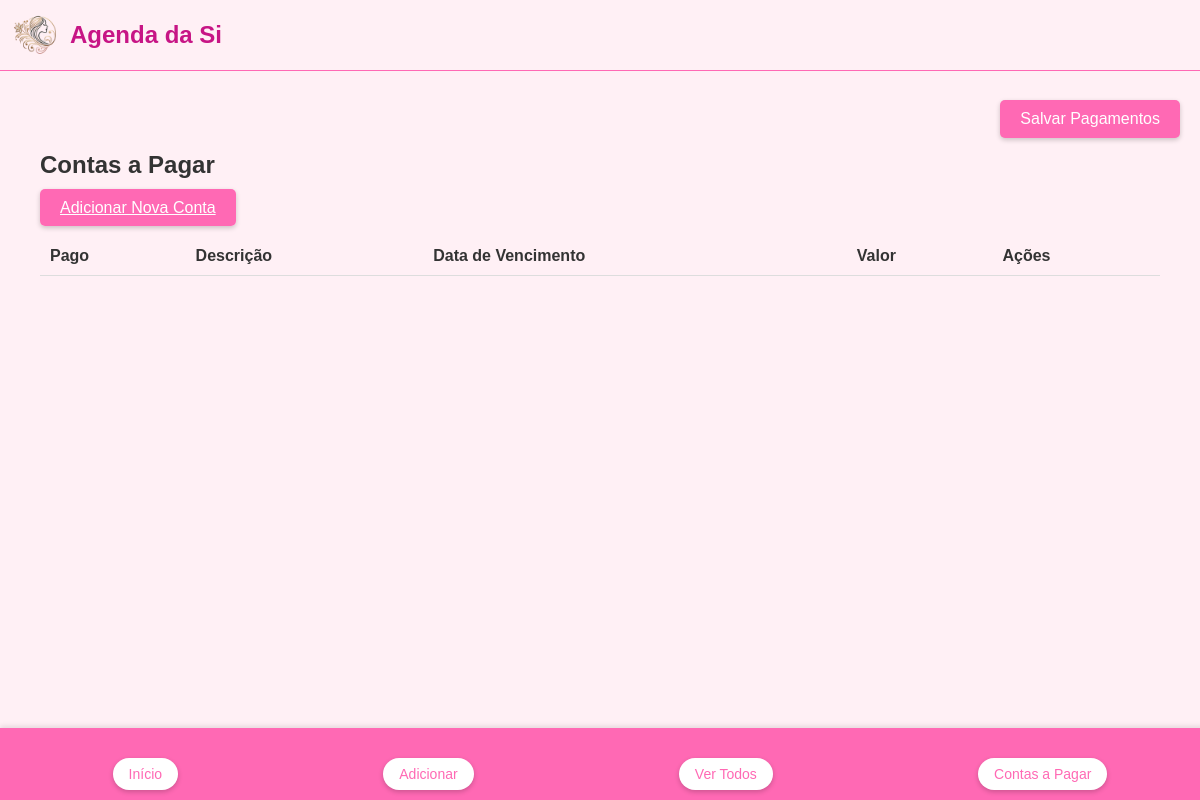
/bills, run on an earlier commit of the app's database.
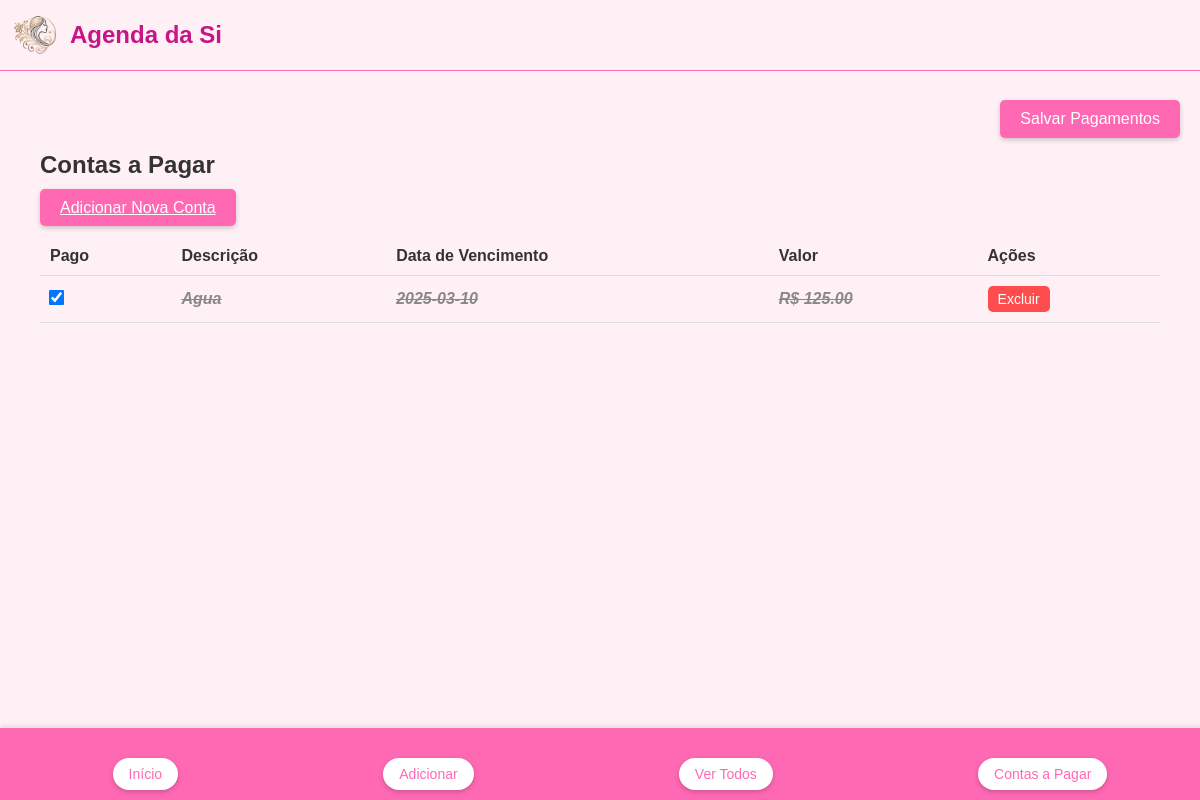
And on a later commit of the database.
### tables this page shows
CREATE TABLE bills (
                id INTEGER PRIMARY KEY AUTOINCREMENT,
                description TEXT NOT NULL,
                due_date TEXT NOT NULL,
                value REAL NOT NULL,
                pago BOOLEAN DEFAULT 0
            );

### app.py (the view)
@app.route('/bills')
def view_bills():
    try:
        with sqlite3.connect(DATABASE) as conn:
            cursor = conn.cursor()
            cursor.execute('SELECT * FROM bills ORDER BY due_date')
            bills = cursor.fetchall()
    except sqlite3.Error as e:
        print(f"Erro no banco de dados: {e}")
        bills = []
    return render_template('bills.html', bills=bills)

### templates/bills.html (shortened to what this page needs)
{% extends "base.html" %}
{% block content %}
    <div class="floating-save-button">
        <button type="button" class="btn" onclick="savePayments()">Salvar Pagamentos</button>
    </div>
    <div class="container">
        <h2>Contas a Pagar</h2>
        <div style="margin-bottom: 20px;">
            <a href="{{ url_for('add_bill') }}" class="btn">Adicionar Nova Conta</a>
        </div>
        <table>
            <thead>
                <tr>
                    <th>Pago</th>
                    <th>Descrição</th>
                    <th>Data de Vencimento</th>
                    <th>Valor</th>
                    <th>Ações</th>
                </tr>
            </thead>
            <tbody>
                {% for bill in bills %}
                <tr id="row-{{ bill[0] }}" {% if bill[4] %}class="pago"{% endif %}>
                    <td>
                        <input type="checkbox" name="pago" value="{{ bill[0] }}"
                            {% if bill[4] %}checked{% endif %}>
                    </td>
                    <td>{{ bill[1] }}</td>
                    <td>{{ bill[2] }}</td>
                    <td>R$ {{ "%.2f"|format(bill[3]) }}</td>
                    <td>
                        <button class="btn-delete" onclick="deleteBill({{ bill[0] }})">Excluir</button>
                    </td>
                </tr>
                {% endfor %}
            </tbody>
        </table>
    </div>
{% endblock %}

### templates/base.html (shortened to what this page needs)
<!DOCTYPE html>
<html lang="pt-BR">
<head>
    <link rel="stylesheet" href="{{ url_for('static', filename='style.css') }}">
</head>
<body>
    <div class="header">
        <img src="{{ url_for('static', filename='images/logo.png') }}" alt="Logo" class="logo">
        <h1>Agenda da Si</h1>
    </div>
    <div class="container">
        {% block content %}{% endblock %}
    </div>
	<footer>
    		<div class="footer-menu">
        	 <a href="{{ url_for('index') }}" class="btn">Início</a>
        	 <a href="{{ url_for('add_appointment') }}" class="btn">Adicionar</a>
        	 <a href="{{ url_for('view_appointments') }}" class="btn">Ver Todos</a>
        	 <a href="{{ url_for('view_bills') }}" class="btn">Contas a Pagar</a>
    		</div>
	</footer>
</body>
</html>

### static/style.css (style rules this page uses)
body { font-family: Arial, sans-serif; margin: 0; padding: 0; background-color: #FFF0F5; color: #333; }
.container { padding: 0px; }
.header { text-align: center; margin-bottom: 0px; }
.header h1 { font-size: 24px; color: #C71585; margin: 0; }
footer { position: fixed; bottom: 0; left: 0; width: 100%; background-color: #FF69B4; padding: 10px; text-align: center; box-shadow: 0 -2px 5px rgba(0, 0, 0, 0.1); }
.footer-menu { display: flex; justify-content: space-around; }
.footer-menu .btn { background-color: white; color: #FF69B4; padding: 8px 16px; border-radius: 20px; text-decoration: none; font-size: 14px; transition: background-color 0.3s, color 0.3s; }
tr.pago td { text-decoration: line-through; font-style: italic; color: #888; }
input[type="checkbox"] { transform: scale(1.2); margin: 0; }
.pago { text-decoration: line-through; font-style: italic; color: #888; }
.btn { background-color: #FF69B4; color: white; padding: 10px 20px; border: none; border-radius: 5px; cursor: pointer; margin-top: 0px; }
.pago { font-weight: bold; }
.btn { background-color: #FF69B4; color: white; padding: 10px 20px; border: none; border-radius: 5px; cursor: pointer; margin-top: 20px; }
table { width: 100%; border-collapse: collapse; margin-top: 10px; }
th, td { padding: 10px; text-align: left; border-bottom: 1px solid #ddd; }
.floating-save-button { position: fixed; top: 80px; right: 20px; z-index: 1000; }
.btn { background-color: #FF69B4; color: white; padding: 10px 20px; border: none; border-radius: 5px; cursor: pointer; font-size: 16px; box-shadow: 0 2px 5px rgba(0, 0, 0, 0.2); }
.header { display: flex; align-items: center; margin-bottom: 20px; }
.logo { width: 50px; height: auto; margin-right: 10px; }
.header { display: flex; align-items: center; padding: 10px; background-color: #FFF0F5; border-bottom: 1px solid #FF69B4; }
.header h1 { margin: 0; color: #C71585; }
.container { padding: 20px; }
.btn-delete { background-color: #ff4d4d; color: white; padding: 5px 10px; border: none; border-radius: 5px; cursor: pointer; font-size: 14px; transition: background-color 0.3s; }

What changed in the data, as far as the page shows it:
added bills: pago "☑", description "Agua", due_date "2025-03-10", value "125.00"
